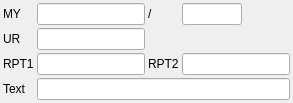
      <widget class="QWidget" name="dstarPage">
       <attribute name="title">
        <string>D-STAR</string>
       </attribute>
       <layout class="QGridLayout" name="dstarLayout" columnstretch="0,1,0,1">
        <property name="leftMargin">
         <number>3</number>
        </property>
        <property name="topMargin">
         <number>3</number>
        </property>
        <property name="rightMargin">
         <number>3</number>
        </property>
        <property name="bottomMargin">
         <number>3</number>
        </property>
        <property name="spacing">
         <number>3</number>
        </property>
        <item row="0" column="0">
         <widget class="QLabel" name="dstarMyLabel">
          <property name="text">
           <string>MY</string>
          </property>
         </widget>
        </item>
        <item row="0" column="1">
         <widget class="QLineEdit" name="dstarMyCall">
          <property name="toolTip">
           <string>My callsign (8 characters max)</string>
          </property>
          <property name="maxLength">
           <number>8</number>
          </property>
         </widget>
        </item>
        <item row="0" column="2">
         <widget class="QLabel" name="dstarSuffixLabel">
          <property name="text">
           <string>/</string>
          </property>
         </widget>
        </item>
        <item row="0" column="3">
         <widget class="QLineEdit" name="dstarMySuffix">
          <property name="maximumSize">
           <size>
            <width>60</width>
            <height>16777215</height>
           </size>
          </property>
          <property name="toolTip">
           <string>My callsign suffix (4 characters max)</string>
          </property>
          <property name="maxLength">
           <number>4</number>
          </property>
         </widget>
        </item>
        <item row="1" column="0">
         <widget class="QLabel" name="dstarUrLabel">
          <property name="text">
           <string>UR</string>
          </property>
         </widget>
        </item>
        <item row="1" column="1">
         <widget class="QLineEdit" name="dstarUrCall">
          <property name="toolTip">
           <string>Your callsign (destination)</string>
          </property>
          <property name="maxLength">
           <number>8</number>
          </property>
         </widget>
        </item>
        <item row="2" column="0">
         <widget class="QLabel" name="dstarRpt1Label">
          <property name="text">
           <string>RPT1</string>
          </property>
         </widget>
        </item>
        <item row="2" column="1">
         <widget class="QLineEdit" name="dstarRpt1">
          <property name="toolTip">
           <string>Repeater 1 callsign</string>
          </property>
          <property name="maxLength">
           <number>8</number>
          </property>
         </widget>
        </item>
        <item row="2" column="2">
         <widget class="QLabel" name="dstarRpt2Label">
          <property name="text">
           <string>RPT2</string>
          </property>
         </widget>
        </item>
        <item row="2" column="3">
         <widget class="QLineEdit" name="dstarRpt2">
          <property name="toolTip">
           <string>Repeater 2 callsign</string>
          </property>
          <property name="maxLength">
           <number>8</number>
          </property>
         </widget>
        </item>
        <item row="3" column="0">
         <widget class="QLabel" name="dstarTextLabel">
          <property name="text">
           <string>Text</string>
          </property>
         </widget>
        </item>
        <item row="3" column="1" colspan="3">
         <widget class="QLineEdit" name="dstarText">
          <property name="toolTip">
           <string>Slow data text message (20 characters max)</string>
          </property>
          <property name="maxLength">
           <number>20</number>
          </property>
         </widget>
        </item>
        <item row="4" column="0" colspan="4">
         <spacer name="dstarSpacer">
          <property name="orientation">
           <enum>Qt::Orientation::Vertical</enum>
          </property>
          <property name="sizeHint" stdset="0">
           <size>
            <width>20</width>
            <height>0</height>
           </size>
          </property>
         </spacer>
        </item>
       </layout>
      </widget>
